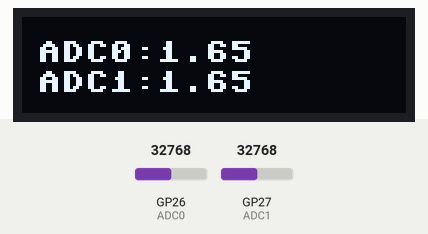
The program below on a simulated Raspberry Pi Pico running MicroPython. Parts: 128×32 one-colour display. The test bench sets the inputs (shaded band); at power-on: GP26 (ADC0) = 32768, GP27 (ADC1) = 32768 (analog values on the 0–65535 scale). Library files of the repository ran but are not shown: ssd1306.py.

Above: at 1.2 s.
1.3 s: GP26 (ADC0) set to 45874
At 2.3 s:
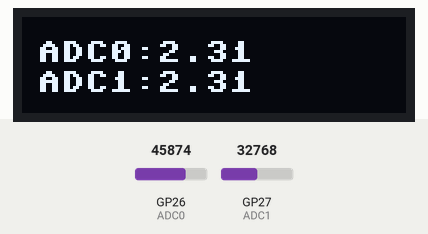
2.9 s: GP26 (ADC0) set to 57670
At 3.5 s:
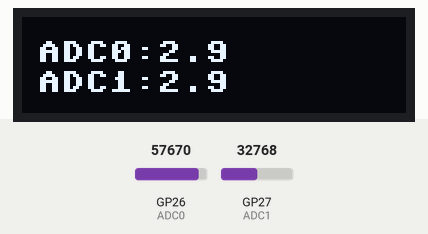
4.4 s: GP26 (ADC0) set to 65535
At 4.8 s:
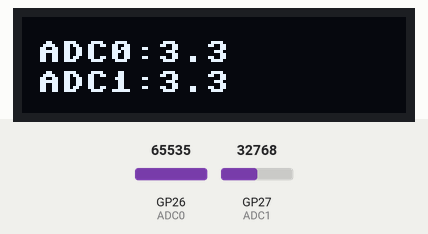
Timing chart, 0 to 7.4 s (numbered marks = the images above; inputs shaded):
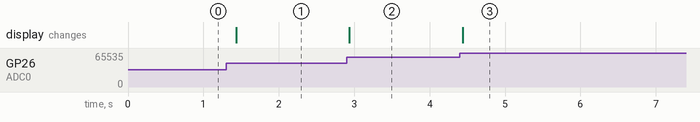

The program:

adc_oled2.py
```python
# Complete project details at https://RandomNerdTutorials.com/raspberry-pi-pico-analog-inputs-micropython/
from machine import ADC, Pin, SoftI2C
from time import sleep
import ssd1306

ADC0 = ADC(Pin(26))
ADC1 = ADC(Pin(27))
conv_factor = 3.3 / 65535

#You can choose any other combination of I2C pins
i2c = SoftI2C(scl=Pin(5), sda=Pin(4), freq=200000)

oled_width = 128
oled_height = 32
oled = ssd1306.SSD1306_I2C(oled_width, oled_height, i2c)

oled.text('Conv_ADC', 0, 0)

while True:
    data0 = ADC0.read_u16() * conv_factor
    data1 = ADC1.read_u16() * conv_factor

    # Clear the oled display in case it has junk on it.
    oled.fill(0)

    # Add some text
    oled.text("ADC0: ",5,8)
    oled.text(str(round(data0,2)),45,8)

    # Add some text
    oled.text("ADC1: ",5,18)
    oled.text(str(round(data0,2)),45,18)


    # Finally update the oled display so the image & text is displayed
    oled.show()
    sleep(0.1)
```

Measured:
- after the input at 1.3 s, the display: changes after 0.13 s (image 1)
- after the input at 2.9 s, the display: changes at once (image 2)
- after the input at 4.4 s, the display: changes at once (image 3)
